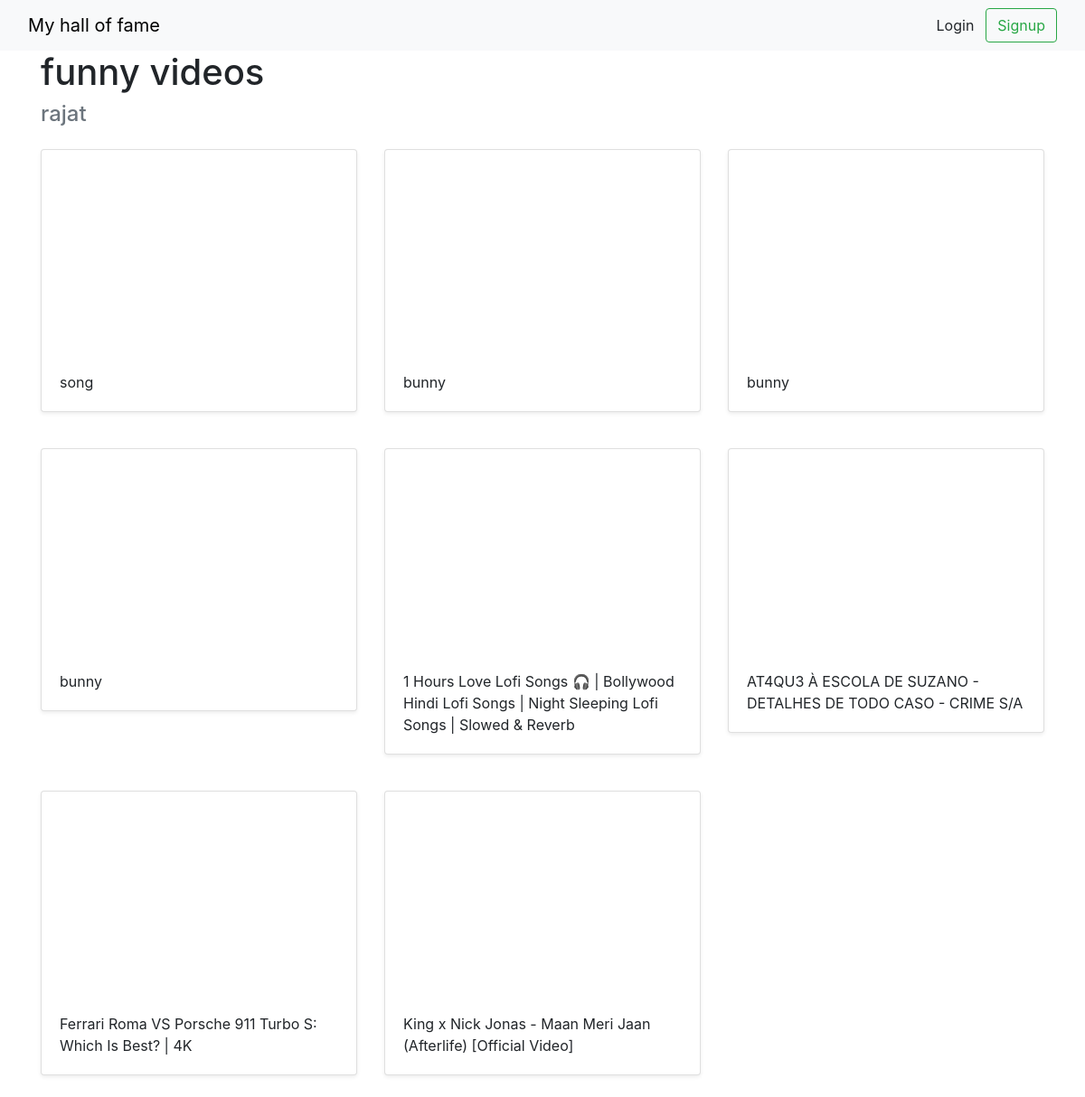
The page /halloffame/2 on the database as committed earlier.
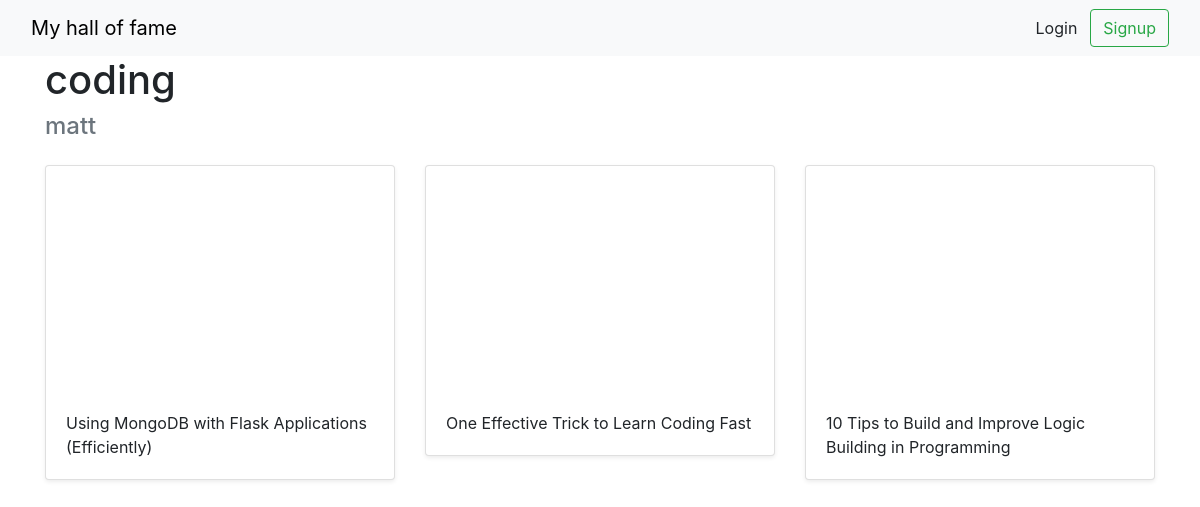
The same page on the database as committed later.
### halls/models.py (models this page shows)
class Hall(models.Model):
    title = models.CharField(max_length=255)
    user = models.ForeignKey(User,on_delete=models.CASCADE)

class Video(models.Model):
    title = models.CharField(max_length=255)
    url = models.URLField()
    youtube_id = models.CharField(max_length=255)
    hall = models.ForeignKey(Hall, on_delete=models.CASCADE)

### halls/views.py (the view)
# urls.py: path('halloffame/<int:pk>', views.DetailHall.as_view(), name='detail_hall'),
class DetailHall(generic.DetailView):
    model = Hall
    template_name = 'halls/detail_hall.html'

### halls/templates/halls/detail_hall.html (shortened to what this page needs)
{% extends 'halls/base.html' %}
{% block content %}
<div class="container">
    <h1> {{ hall.title }} </h1>
    <h4 class="text-muted"> {{ hall.user.username }} </h4>
    <div class="row">
        {% for video in hall.video_set.all %}
        <div class="col-md-4 mt-3">
            <div class="card mb-4 shadow-sm">
                <iframe width="100%" height="225" src="https://www.youtube.com/embed/{{ video.youtube_id }}"
                    frameborder="0"
                    allow="accelerometer; autoplay; clipboard-write; encrypted-media; gyroscope; picture-in-picture; web-share"
                    allowfullscreen></iframe>
                <div class="card-body">
                    <p class="card-text">{{ video.title }}</p>
                </div>
            </div>
        </div>
        {% endfor %}
    </div>
</div>
{% endblock %}

Rows that differ between the two databases and show on the page:
no longer on this page (row edited): Video: title "song"
no longer on this page (row edited): Video: title "bunny"
no longer on this page (row edited): Video: title "1 Hours Love Lofi Songs 🎧 | Bollywood Hindi Lofi Songs | Night Sleeping Lofi Songs | Slowed & Reverb"
no longer on this page (row edited): Video: title "AT4QU3 À ESCOLA DE SUZANO - DETALHES DE TODO CASO - CRIME S/A"
no longer on this page (row edited): Video: title "Ferrari Roma VS Porsche 911 Turbo S: Which Is Best? | 4K"
removed Video: title "King x Nick Jonas - Maan Meri Jaan (Afterlife) [Official Video]"
changed Hall: title "funny videos" → "coding"; user.username "rajat" → "matt"
added Video: title "Using MongoDB with Flask Applications (Efficiently)"
changed Video: title "bunny" → "One Effective Trick to Learn Coding Fast"
changed Video: title "bunny" → "10 Tips to Build and Improve Logic Building in Programming"
